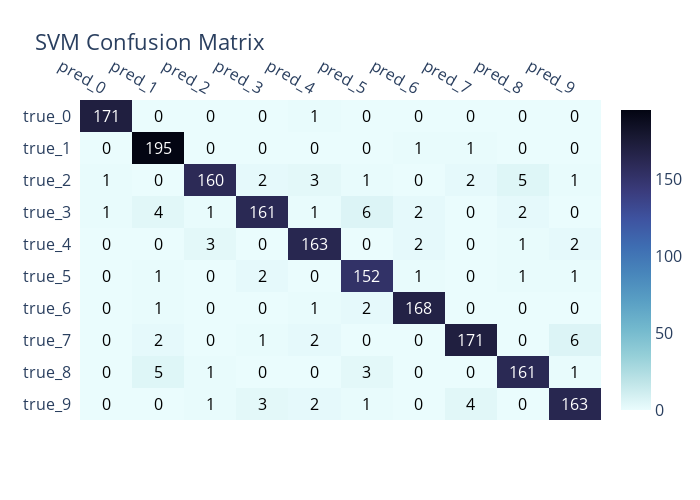

The notebook cell this image was saved under:
### Code cell
# --- SVM Evaluation ---
print("Evaluating SVM Model...")
y_pred_svm = svm_model.predict(X_test)

print("\nClassification Report (SVM):")
print(classification_report(y_test, y_pred_svm))

# Plot confusion matrix for SVM
cm_svm = confusion_matrix(y_test, y_pred_svm)
plot_confusion_matrix(cm_svm, title="SVM Confusion Matrix")

### Figure 1 — Plotly figure (JSON) as saved in the notebook; plotly's stock layout.template omitted (floating-point values rounded to 4 significant figures)
{"data": [{"colorscale": [[0, "rgb(3, 5, 18)"], [0.09091, "rgb(25, 25, 51)"], [0.1818, "rgb(44, 42, 87)"], [0.2727, "rgb(58, 60, 125)"], [0.3636, "rgb(62, 83, 160)"], [0.4545, "rgb(62, 109, 178)"], [0.5455, "rgb(72, 134, 187)"], [0.6364, "rgb(89, 159, 196)"], [0.7273, "rgb(114, 184, 205)"], [0.8182, "rgb(149, 207, 216)"], [0.9091, "rgb(192, 229, 232)"], [1, "rgb(234, 252, 253)"]], "reversescale": true, "showscale": true, "type": "heatmap", "x": ["pred_0", "pred_1", "pred_2", "pred_3", "pred_4", "pred_5", "pred_6", "pred_7", "pred_8", "pred_9"], "y": ["true_9", "true_8", "true_7", "true_6", "true_5", "true_4", "true_3", "true_2", "true_1", "true_0"], "z": [[0, 0, 1, 3, 2, 1, 0, 4, 0, 163], [0, 5, 1, 0, 0, 3, 0, 0, 161, 1], [0, 2, 0, 1, 2, 0, 0, 171, 0, 6], [0, 1, 0, 0, 1, 2, 168, 0, 0, 0], [0, 1, 0, 2, 0, 152, 1, 0, 1, 1], [0, 0, 3, 0, 163, 0, 2, 0, 1, 2], [1, 4, 1, 161, 1, 6, 2, 0, 2, 0], [1, 0, 160, 2, 3, 1, 0, 2, 5, 1], [0, 195, 0, 0, 0, 0, 1, 1, 0, 0], [171, 0, 0, 0, 1, 0, 0, 0, 0, 0]]}], "layout": {"annotations": [{"font": {"color": "#000000"}, "showarrow": false, "text": "0", "x": "pred_0", "xref": "x", "y": "true_9", "yref": "y"}, {"font": {"color": "#000000"}, "showarrow": false, "text": "0", "x": "pred_1", "xref": "x", "y": "true_9", "yref": "y"}, {"font": {"color": "#000000"}, "showarrow": false, "text": "1", "x": "pred_2", "xref": "x", "y": "true_9", "yref": "y"}, {"font": {"color": "#000000"}, "showarrow": false, "text": "3", "x": "pred_3", "xref": "x", "y": "true_9", "yref": "y"}, {"font": {"color": "#000000"}, "showarrow": false, "text": "2", "x": "pred_4", "xref": "x", "y": "true_9", "yref": "y"}, {"font": {"color": "#000000"}, "showarrow": false, "text": "1", "x": "pred_5", "xref": "x", "y": "true_9", "yref": "y"}, {"font": {"color": "#000000"}, "showarrow": false, "text": "0", "x": "pred_6", "xref": "x", "y": "true_9", "yref": "y"}, {"font": {"color": "#000000"}, "showarrow": false, "text": "4", "x": "pred_7", "xref": "x", "y": "true_9", "yref": "y"}, {"font": {"color": "#000000"}, "showarrow": false, "text": "0", "x": "pred_8", "xref": "x", "y": "true_9", "yref": "y"}, {"font": {"color": "#FFFFFF"}, "showarrow": false, "text": "163", "x": "pred_9", "xref": "x", "y": "true_9", "yref": "y"}, {"font": {"color": "#000000"}, "showarrow": false, "text": "0", "x": "pred_0", "xref": "x", "y": "true_8", "yref": "y"}, {"font": {"color": "#000000"}, "showarrow": false, "text": "5", "x": "pred_1", "xref": "x", "y": "true_8", "yref": "y"}, {"font": {"color": "#000000"}, "showarrow": false, "text": "1", "x": "pred_2", "xref": "x", "y": "true_8", "yref": "y"}, {"font": {"color": "#000000"}, "showarrow": false, "text": "0", "x": "pred_3", "xref": "x", "y": "true_8", "yref": "y"}, {"font": {"color": "#000000"}, "showarrow": false, "text": "0", "x": "pred_4", "xref": "x", "y": "true_8", "yref": "y"}, {"font": {"color": "#000000"}, "showarrow": false, "text": "3", "x": "pred_5", "xref": "x", "y": "true_8", "yref": "y"}, {"font": {"color": "#000000"}, "showarrow": false, "text": "0", "x": "pred_6", "xref": "x", "y": "true_8", "yref": "y"}, {"font": {"color": "#000000"}, "showarrow": false, "text": "0", "x": "pred_7", "xref": "x", "y": "true_8", "yref": "y"}, {"font": {"color": "#FFFFFF"}, "showarrow": false, "text": "161", "x": "pred_8", "xref": "x", "y": "true_8", "yref": "y"}, {"font": {"color": "#000000"}, "showarrow": false, "text": "1", "x": "pred_9", "xref": "x", "y": "true_8", "yref": "y"}, {"font": {"color": "#000000"}, "showarrow": false, "text": "0", "x": "pred_0", "xref": "x", "y": "true_7", "yref": "y"}, {"font": {"color": "#000000"}, "showarrow": false, "text": "2", "x": "pred_1", "xref": "x", "y": "true_7", "yref": "y"}, {"font": {"color": "#000000"}, "showarrow": false, "text": "0", "x": "pred_2", "xref": "x", "y": "true_7", "yref": "y"}, {"font": {"color": "#000000"}, "showarrow": false, "text": "1", "x": "pred_3", "xref": "x", "y": "true_7", "yref": "y"}, {"font": {"color": "#000000"}, "showarrow": false, "text": "2", "x": "pred_4", "xref": "x", "y": "true_7", "yref": "y"}, {"font": {"color": "#000000"}, "showarrow": false, "text": "0", "x": "pred_5", "xref": "x", "y": "true_7", "yref": "y"}, {"font": {"color": "#000000"}, "showarrow": false, "text": "0", "x": "pred_6", "xref": "x", "y": "true_7", "yref": "y"}, {"font": {"color": "#FFFFFF"}, "showarrow": false, "text": "171", "x": "pred_7", "xref": "x", "y": "true_7", "yref": "y"}, {"font": {"color": "#000000"}, "showarrow": false, "text": "0", "x": "pred_8", "xref": "x", "y": "true_7", "yref": "y"}, {"font": {"color": "#000000"}, "showarrow": false, "text": "6", "x": "pred_9", "xref": "x", "y": "true_7", "yref": "y"}, {"font": {"color": "#000000"}, "showarrow": false, "text": "0", "x": "pred_0", "xref": "x", "y": "true_6", "yref": "y"}, {"font": {"color": "#000000"}, "showarrow": false, "text": "1", "x": "pred_1", "xref": "x", "y": "true_6", "yref": "y"}, {"font": {"color": "#000000"}, "showarrow": false, "text": "0", "x": "pred_2", "xref": "x", "y": "true_6", "yref": "y"}, {"font": {"color": "#000000"}, "showarrow": false, "text": "0", "x": "pred_3", "xref": "x", "y": "true_6", "yref": "y"}, {"font": {"color": "#000000"}, "showarrow": false, "text": "1", "x": "pred_4", "xref": "x", "y": "true_6", "yref": "y"}, {"font": {"color": "#000000"}, "showarrow": false, "text": "2", "x": "pred_5", "xref": "x", "y": "true_6", "yref": "y"}, {"font": {"color": "#FFFFFF"}, "showarrow": false, "text": "168", "x": "pred_6", "xref": "x", "y": "true_6", "yref": "y"}, {"font": {"color": "#000000"}, "showarrow": false, "text": "0", "x": "pred_7", "xref": "x", "y": "true_6", "yref": "y"}, {"font": {"color": "#000000"}, "showarrow": false, "text": "0", "x": "pred_8", "xref": "x", "y": "true_6", "yref": "y"}, {"font": {"color": "#000000"}, "showarrow": false, "text": "0", "x": "pred_9", "xref": "x", "y": "true_6", "yref": "y"}, {"font": {"color": "#000000"}, "showarrow": false, "text": "0", "x": "pred_0", "xref": "x", "y": "true_5", "yref": "y"}, {"font": {"color": "#000000"}, "showarrow": false, "text": "1", "x": "pred_1", "xref": "x", "y": "true_5", "yref": "y"}, {"font": {"color": "#000000"}, "showarrow": false, "text": "0", "x": "pred_2", "xref": "x", "y": "true_5", "yref": "y"}, {"font": {"color": "#000000"}, "showarrow": false, "text": "2", "x": "pred_3", "xref": "x", "y": "true_5", "yref": "y"}, {"font": {"color": "#000000"}, "showarrow": false, "text": "0", "x": "pred_4", "xref": "x", "y": "true_5", "yref": "y"}, {"font": {"color": "#FFFFFF"}, "showarrow": false, "text": "152", "x": "pred_5", "xref": "x", "y": "true_5", "yref": "y"}, {"font": {"color": "#000000"}, "showarrow": false, "text": "1", "x": "pred_6", "xref": "x", "y": "true_5", "yref": "y"}, {"font": {"color": "#000000"}, "showarrow": false, "text": "0", "x": "pred_7", "xref": "x", "y": "true_5", "yref": "y"}, {"font": {"color": "#000000"}, "showarrow": false, "text": "1", "x": "pred_8", "xref": "x", "y": "true_5", "yref": "y"}, {"font": {"color": "#000000"}, "showarrow": false, "text": "1", "x": "pred_9", "xref": "x", "y": "true_5", "yref": "y"}, {"font": {"color": "#000000"}, "showarrow": false, "text": "0", "x": "pred_0", "xref": "x", "y": "true_4", "yref": "y"}, {"font": {"color": "#000000"}, "showarrow": false, "text": "0", "x": "pred_1", "xref": "x", "y": "true_4", "yref": "y"}, {"font": {"color": "#000000"}, "showarrow": false, "text": "3", "x": "pred_2", "xref": "x", "y": "true_4", "yref": "y"}, {"font": {"color": "#000000"}, "showarrow": false, "text": "0", "x": "pred_3", "xref": "x", "y": "true_4", "yref": "y"}, {"font": {"color": "#FFFFFF"}, "showarrow": false, "text": "163", "x": "pred_4", "xref": "x", "y": "true_4", "yref": "y"}, {"font": {"color": "#000000"}, "showarrow": false, "text": "0", "x": "pred_5", "xref": "x", "y": "true_4", "yref": "y"}, {"font": {"color": "#000000"}, "showarrow": false, "text": "2", "x": "pred_6", "xref": "x", "y": "true_4", "yref": "y"}, {"font": {"color": "#000000"}, "showarrow": false, "text": "0", "x": "pred_7", "xref": "x", "y": "true_4", "yref": "y"}, {"font": {"color": "#000000"}, "showarrow": false, "text": "1", "x": "pred_8", "xref": "x", "y": "true_4", "yref": "y"}, {"font": {"color": "#000000"}, "showarrow": false, "text": "2", "x": "pred_9", "xref": "x", "y": "true_4", "yref": "y"}, {"font": {"color": "#000000"}, "showarrow": false, "text": "1", "x": "pred_0", "xref": "x", "y": "true_3", "yref": "y"}, {"font": {"color": "#000000"}, "showarrow": false, "text": "4", "x": "pred_1", "xref": "x", "y": "true_3", "yref": "y"}, {"font": {"color": "#000000"}, "showarrow": false, "text": "1", "x": "pred_2", "xref": "x", "y": "true_3", "yref": "y"}, {"font": {"color": "#FFFFFF"}, "showarrow": false, "text": "161", "x": "pred_3", "xref": "x", "y": "true_3", "yref": "y"}, {"font": {"color": "#000000"}, "showarrow": false, "text": "1", "x": "pred_4", "xref": "x", "y": "true_3", "yref": "y"}, {"font": {"color": "#000000"}, "showarrow": false, "text": "6", "x": "pred_5", "xref": "x", "y": "true_3", "yref": "y"}, {"font": {"color": "#000000"}, "showarrow": false, "text": "2", "x": "pred_6", "xref": "x", "y": "true_3", "yref": "y"}, {"font": {"color": "#000000"}, "showarrow": false, "text": "0", "x": "pred_7", "xref": "x", "y": "true_3", "yref": "y"}, {"font": {"color": "#000000"}, "showarrow": false, "text": "2", "x": "pred_8", "xref": "x", "y": "true_3", "yref": "y"}, {"font": {"color": "#000000"}, "showarrow": false, "text": "0", "x": "pred_9", "xref": "x", "y": "true_3", "yref": "y"}, {"font": {"color": "#000000"}, "showarrow": false, "text": "1", "x": "pred_0", "xref": "x", "y": "true_2", "yref": "y"}, {"font": {"color": "#000000"}, "showarrow": false, "text": "0", "x": "pred_1", "xref": "x", "y": "true_2", "yref": "y"}, {"font": {"color": "#FFFFFF"}, "showarrow": false, "text": "160", "x": "pred_2", "xref": "x", "y": "true_2", "yref": "y"}, {"font": {"color": "#000000"}, "showarrow": false, "text": "2", "x": "pred_3", "xref": "x", "y": "true_2", "yref": "y"}, {"font": {"color": "#000000"}, "showarrow": false, "text": "3", "x": "pred_4", "xref": "x", "y": "true_2", "yref": "y"}, {"font": {"color": "#000000"}, "showarrow": false, "text": "1", "x": "pred_5", "xref": "x", "y": "true_2", "yref": "y"}, {"font": {"color": "#000000"}, "showarrow": false, "text": "0", "x": "pred_6", "xref": "x", "y": "true_2", "yref": "y"}, {"font": {"color": "#000000"}, "showarrow": false, "text": "2", "x": "pred_7", "xref": "x", "y": "true_2", "yref": "y"}, {"font": {"color": "#000000"}, "showarrow": false, "text": "5", "x": "pred_8", "xref": "x", "y": "true_2", "yref": "y"}, {"font": {"color": "#000000"}, "showarrow": false, "text": "1", "x": "pred_9", "xref": "x", "y": "true_2", "yref": "y"}, {"font": {"color": "#000000"}, "showarrow": false, "text": "0", "x": "pred_0", "xref": "x", "y": "true_1", "yref": "y"}, {"font": {"color": "#FFFFFF"}, "showarrow": false, "text": "195", "x": "pred_1", "xref": "x", "y": "true_1", "yref": "y"}, {"font": {"color": "#000000"}, "showarrow": false, "text": "0", "x": "pred_2", "xref": "x", "y": "true_1", "yref": "y"}, {"font": {"color": "#000000"}, "showarrow": false, "text": "0", "x": "pred_3", "xref": "x", "y": "true_1", "yref": "y"}, {"font": {"color": "#000000"}, "showarrow": false, "text": "0", "x": "pred_4", "xref": "x", "y": "true_1", "yref": "y"}, {"font": {"color": "#000000"}, "showarrow": false, "text": "0", "x": "pred_5", "xref": "x", "y": "true_1", "yref": "y"}, {"font": {"color": "#000000"}, "showarrow": false, "text": "1", "x": "pred_6", "xref": "x", "y": "true_1", "yref": "y"}, {"font": {"color": "#000000"}, "showarrow": false, "text": "1", "x": "pred_7", "xref": "x", "y": "true_1", "yref": "y"}, {"font": {"color": "#000000"}, "showarrow": false, "text": "0", "x": "pred_8", "xref": "x", "y": "true_1", "yref": "y"}, {"font": {"color": "#000000"}, "showarrow": false, "text": "0", "x": "pred_9", "xref": "x", "y": "true_1", "yref": "y"}, {"font": {"color": "#FFFFFF"}, "showarrow": false, "text": "171", "x": "pred_0", "xref": "x", "y": "true_0", "yref": "y"}, {"font": {"color": "#000000"}, "showarrow": false, "text": "0", "x": "pred_1", "xref": "x", "y": "true_0", "yref": "y"}, {"font": {"color": "#000000"}, "showarrow": false, "text": "0", "x": "pred_2", "xref": "x", "y": "true_0", "yref": "y"}, {"font": {"color": "#000000"}, "showarrow": false, "text": "0", "x": "pred_3", "xref": "x", "y": "true_0", "yref": "y"}, {"font": {"color": "#000000"}, "showarrow": false, "text": "1", "x": "pred_4", "xref": "x", "y": "true_0", "yref": "y"}, {"font": {"color": "#000000"}, "showarrow": false, "text": "0", "x": "pred_5", "xref": "x", "y": "true_0", "yref": "y"}, {"font": {"color": "#000000"}, "showarrow": false, "text": "0", "x": "pred_6", "xref": "x", "y": "true_0", "yref": "y"}, {"font": {"color": "#000000"}, "showarrow": false, "text": "0", "x": "pred_7", "xref": "x", "y": "true_0", "yref": "y"}, {"font": {"color": "#000000"}, "showarrow": false, "text": "0", "x": "pred_8", "xref": "x", "y": "true_0", "yref": "y"}, {"font": {"color": "#000000"}, "showarrow": false, "text": "0", "x": "pred_9", "xref": "x", "y": "true_0", "yref": "y"}], "font": {"size": 16}, "height": 500, "title": {"text": "SVM Confusion Matrix"}, "width": 700, "xaxis": {"dtick": 1, "gridcolor": "rgb(0, 0, 0)", "side": "top", "ticks": ""}, "yaxis": {"dtick": 1, "ticks": "", "ticksuffix": "  "}}}
